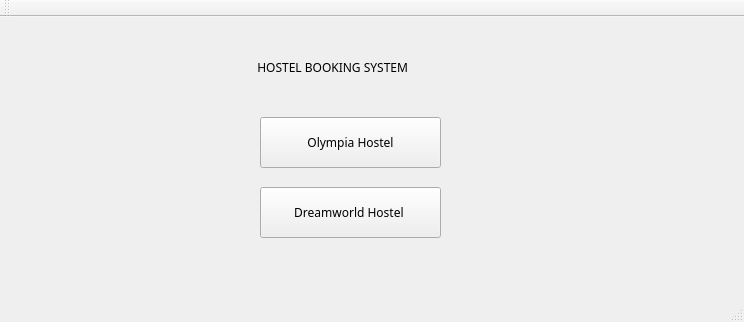
<?xml version="1.0" encoding="UTF-8"?>
<ui version="4.0">
 <class>MainWindow</class>
 <widget class="QMainWindow" name="MainWindow">
  <property name="geometry">
   <rect>
    <x>0</x>
    <y>0</y>
    <width>744</width>
    <height>322</height>
   </rect>
  </property>
  <property name="windowTitle">
   <string>MainWindow</string>
  </property>
  <property name="iconSize">
   <size>
    <width>16</width>
    <height>16</height>
   </size>
  </property>
  <widget class="QWidget" name="centralwidget">
   <widget class="QStackedWidget" name="stackedWidget">
    <property name="geometry">
     <rect>
      <x>70</x>
      <y>0</y>
      <width>611</width>
      <height>271</height>
     </rect>
    </property>
    <property name="sizePolicy">
     <sizepolicy hsizetype="Expanding" vsizetype="Expanding">
      <horstretch>0</horstretch>
      <verstretch>0</verstretch>
     </sizepolicy>
    </property>
    <property name="font">
     <font>
      <family>Arial Black</family>
     </font>
    </property>
    <property name="currentIndex">
     <number>0</number>
    </property>
    <widget class="QWidget" name="HOSTELPAGE">
     <widget class="QPushButton" name="Olympia">
      <property name="geometry">
       <rect>
        <x>190</x>
        <y>100</y>
        <width>181</width>
        <height>51</height>
       </rect>
      </property>
      <property name="autoFillBackground">
       <bool>true</bool>
      </property>
      <property name="text">
       <string>Olympia Hostel</string>
      </property>
     </widget>
     <widget class="QPushButton" name="Dreamworld">
      <property name="geometry">
       <rect>
        <x>190</x>
        <y>170</y>
        <width>181</width>
        <height>51</height>
       </rect>
      </property>
      <property name="text">
       <string>Dreamworld Hostel </string>
      </property>
     </widget>
     <widget class="QLabel" name="label">
      <property name="geometry">
       <rect>
        <x>150</x>
        <y>20</y>
        <width>281</width>
        <height>61</height>
       </rect>
      </property>
      <property name="autoFillBackground">
       <bool>true</bool>
      </property>
      <property name="styleSheet">
       <string notr="true">font: rgb(0, 0, 0)700 28pt &quot;Arial&quot;;</string>
      </property>
      <property name="text">
       <string>            HOSTEL BOOKING SYSTEM</string>
      </property>
     </widget>
    </widget>
    <widget class="QWidget" name="OlympiaLogin">
     <widget class="QLabel" name="label_5">
      <property name="geometry">
       <rect>
        <x>10</x>
        <y>100</y>
        <width>241</width>
        <height>31</height>
       </rect>
      </property>
      <property name="font">
       <font>
        <family>Arial Black</family>
        <pointsize>14</pointsize>
       </font>
      </property>
      <property name="text">
       <string>Enter Student Number</string>
      </property>
     </widget>
     <widget class="QLabel" name="label_6">
      <property name="geometry">
       <rect>
        <x>130</x>
        <y>40</y>
        <width>361</width>
        <height>16</height>
       </rect>
      </property>
      <property name="font">
       <font>
        <family>Arial Black</family>
        <pointsize>14</pointsize>
       </font>
      </property>
      <property name="text">
       <string>WELCOME TO OLYMPIA HOSTEL</string>
      </property>
     </widget>
     <widget class="QLabel" name="label_7">
      <property name="geometry">
       <rect>
        <x>20</x>
        <y>160</y>
        <width>221</width>
        <height>31</height>
       </rect>
      </property>
      <property name="font">
       <font>
        <family>Arial Black</family>
        <pointsize>14</pointsize>
       </font>
      </property>
      <property name="text">
       <string> Enter Password</string>
      </property>
     </widget>
     <widget class="QTextEdit" name="textEdit_2">
      <property name="geometry">
       <rect>
        <x>260</x>
        <y>100</y>
        <width>291</width>
        <height>31</height>
       </rect>
      </property>
      <property name="font">
       <font>
        <family>Yu Gothic UI</family>
        <pointsize>14</pointsize>
       </font>
      </property>
      <property name="verticalScrollBarPolicy">
       <enum>Qt::ScrollBarPolicy::ScrollBarAlwaysOff</enum>
      </property>
      <property name="horizontalScrollBarPolicy">
       <enum>Qt::ScrollBarPolicy::ScrollBarAlwaysOff</enum>
      </property>
     </widget>
     <widget class="QTextEdit" name="textEdit_3">
      <property name="geometry">
       <rect>
        <x>260</x>
        <y>160</y>
        <width>291</width>
        <height>31</height>
       </rect>
      </property>
      <property name="font">
       <font>
        <family>Yu Gothic UI</family>
        <pointsize>14</pointsize>
       </font>
      </property>
      <property name="verticalScrollBarPolicy">
       <enum>Qt::ScrollBarPolicy::ScrollBarAlwaysOff</enum>
      </property>
      <property name="horizontalScrollBarPolicy">
       <enum>Qt::ScrollBarPolicy::ScrollBarAlwaysOff</enum>
      </property>
     </widget>
     <widget class="QPushButton" name="pushButton">
      <property name="geometry">
       <rect>
        <x>410</x>
        <y>220</y>
        <width>80</width>
        <height>24</height>
       </rect>
      </property>
      <property name="text">
       <string>LOGIN</string>
      </property>
     </widget>
    </widget>
    <widget class="QWidget" name="Dreamworldlogin">
     <widget class="QLabel" name="label_29">
      <property name="geometry">
       <rect>
        <x>70</x>
        <y>30</y>
        <width>441</width>
        <height>31</height>
       </rect>
      </property>
      <property name="font">
       <font>
        <family>Arial Black</family>
        <pointsize>14</pointsize>
       </font>
      </property>
      <property name="text">
       <string>WELCOME TO DREAMWORLD HOSTEL</string>
      </property>
     </widget>
     <widget class="QTextEdit" name="textEdit_12">
      <property name="geometry">
       <rect>
        <x>280</x>
        <y>140</y>
        <width>291</width>
        <height>31</height>
       </rect>
      </property>
      <property name="font">
       <font>
        <family>Yu Gothic UI</family>
        <pointsize>14</pointsize>
       </font>
      </property>
      <property name="verticalScrollBarPolicy">
       <enum>Qt::ScrollBarPolicy::ScrollBarAlwaysOff</enum>
      </property>
      <property name="horizontalScrollBarPolicy">
       <enum>Qt::ScrollBarPolicy::ScrollBarAlwaysOff</enum>
      </property>
     </widget>
     <widget class="QPushButton" name="pushButton_3">
      <property name="geometry">
       <rect>
        <x>430</x>
        <y>200</y>
        <width>80</width>
        <height>24</height>
       </rect>
      </property>
      <property name="text">
       <string>LOGIN</string>
      </property>
     </widget>
     <widget class="QTextEdit" name="textEdit_13">
      <property name="geometry">
       <rect>
        <x>280</x>
        <y>80</y>
        <width>291</width>
        <height>31</height>
       </rect>
      </property>
      <property name="font">
       <font>
        <family>Yu Gothic UI</family>
        <pointsize>14</pointsize>
       </font>
      </property>
      <property name="verticalScrollBarPolicy">
       <enum>Qt::ScrollBarPolicy::ScrollBarAlwaysOff</enum>
      </property>
      <property name="horizontalScrollBarPolicy">
       <enum>Qt::ScrollBarPolicy::ScrollBarAlwaysOff</enum>
      </property>
     </widget>
     <widget class="QLabel" name="label_30">
      <property name="geometry">
       <rect>
        <x>40</x>
        <y>140</y>
        <width>221</width>
        <height>31</height>
       </rect>
      </property>
      <property name="font">
       <font>
        <family>Arial Black</family>
        <pointsize>14</pointsize>
       </font>
      </property>
      <property name="text">
       <string> Enter Password</string>
      </property>
     </widget>
     <widget class="QLabel" name="label_31">
      <property name="geometry">
       <rect>
        <x>30</x>
        <y>80</y>
        <width>241</width>
        <height>31</height>
       </rect>
      </property>
      <property name="font">
       <font>
        <family>Arial Black</family>
        <pointsize>14</pointsize>
       </font>
      </property>
      <property name="text">
       <string>Enter Student Number</string>
      </property>
     </widget>
    </widget>
    <widget class="QWidget" name="WelcomeHostel">
     <widget class="QLabel" name="WELCOME">
      <property name="geometry">
       <rect>
        <x>50</x>
        <y>20</y>
        <width>521</width>
        <height>37</height>
       </rect>
      </property>
      <property name="font">
       <font>
        <family>Arial Black</family>
        <pointsize>21</pointsize>
       </font>
      </property>
      <property name="text">
       <string> WELCOME TO OLYMPIA HOSTEL</string>
      </property>
     </widget>
     <widget class="QPushButton" name="Login">
      <property name="geometry">
       <rect>
        <x>180</x>
        <y>100</y>
        <width>161</width>
        <height>24</height>
       </rect>
      </property>
      <property name="text">
       <string>LOGIN</string>
      </property>
     </widget>
     <widget class="QPushButton" name="Register">
      <property name="geometry">
       <rect>
        <x>180</x>
        <y>170</y>
        <width>161</width>
        <height>24</height>
       </rect>
      </property>
      <property name="text">
       <string>REGISTER </string>
      </property>
     </widget>
    </widget>
    <widget class="QWidget" name="dream_world_welcome">
     <widget class="QLabel" name="WELCOME_5">
      <property name="geometry">
       <rect>
        <x>-10</x>
        <y>20</y>
        <width>611</width>
        <height>37</height>
       </rect>
      </property>
      <property name="font">
       <font>
        <family>Arial Black</family>
        <pointsize>21</pointsize>
       </font>
      </property>
      <property name="text">
       <string> WELCOME TO  DREAMWORLD HOSTEL</string>
      </property>
     </widget>
     <widget class="QPushButton" name="Login_2">
      <property name="geometry">
       <rect>
        <x>160</x>
        <y>80</y>
        <width>161</width>
        <height>24</height>
       </rect>
      </property>
      <property name="text">
       <string>LOGIN</string>
      </property>
     </widget>
     <widget class="QPushButton" name="Register_2">
      <property name="geometry">
       <rect>
        <x>160</x>
        <y>160</y>
        <width>161</width>
        <height>24</height>
       </rect>
      </property>
      <property name="text">
       <string>REGISTER </string>
      </property>
     </widget>
    </widget>
    <widget class="QWidget" name="OlympiaMenu">
     <widget class="QLabel" name="WELCOME_2">
      <property name="geometry">
       <rect>
        <x>20</x>
        <y>0</y>
        <width>461</width>
        <height>31</height>
       </rect>
      </property>
      <property name="font">
       <font>
        <family>Arial Black</family>
        <pointsize>21</pointsize>
       </font>
      </property>
      <property name="text">
       <string>       OLYMPIA HOSTEL  MENU </string>
      </property>
     </widget>
     <widget class="QPushButton" name="Book">
      <property name="geometry">
       <rect>
        <x>140</x>
        <y>40</y>
        <width>211</width>
        <height>41</height>
       </rect>
      </property>
      <property name="text">
       <string>BOOK ROOM</string>
      </property>
     </widget>
     <widget class="QPushButton" name="pushButton_6">
      <property name="geometry">
       <rect>
        <x>140</x>
        <y>190</y>
        <width>211</width>
        <height>41</height>
       </rect>
      </property>
      <property name="text">
       <string>EXIT</string>
      </property>
     </widget>
     <widget class="QPushButton" name="pushButton_7">
      <property name="geometry">
       <rect>
        <x>140</x>
        <y>90</y>
        <width>211</width>
        <height>41</height>
       </rect>
      </property>
      <property name="text">
       <string>CHECK ROOM</string>
      </property>
     </widget>
     <widget class="QPushButton" name="pushButton_10">
      <property name="geometry">
       <rect>
        <x>140</x>
        <y>140</y>
        <width>211</width>
        <height>41</height>
       </rect>
      </property>
      <property name="text">
       <string>LOG OUT</string>
      </property>
     </widget>
    </widget>
    <widget class="QWidget" name="Dream_World_Menu">
     <widget class="QLabel" name="WELCOME_6">
      <property name="geometry">
       <rect>
        <x>40</x>
        <y>20</y>
        <width>551</width>
        <height>31</height>
       </rect>
      </property>
      <property name="font">
       <font>
        <family>Arial Black</family>
        <pointsize>21</pointsize>
       </font>
      </property>
      <property name="text">
       <string>       DREAM WORLD HOSTEL  MENU </string>
      </property>
     </widget>
     <widget class="QPushButton" name="Book_2">
      <property name="geometry">
       <rect>
        <x>180</x>
        <y>60</y>
        <width>211</width>
        <height>41</height>
       </rect>
      </property>
      <property name="text">
       <string>BOOK ROOM</string>
      </property>
     </widget>
     <widget class="QPushButton" name="pushButton_11">
      <property name="geometry">
       <rect>
        <x>180</x>
        <y>110</y>
        <width>211</width>
        <height>41</height>
       </rect>
      </property>
      <property name="text">
       <string>CHECK ROOM</string>
      </property>
     </widget>
     <widget class="QPushButton" name="pushButton_12">
      <property name="geometry">
       <rect>
        <x>180</x>
        <y>160</y>
        <width>211</width>
        <height>41</height>
       </rect>
      </property>
      <property name="text">
       <string>LOG OUT</string>
      </property>
     </widget>
     <widget class="QPushButton" name="pushButton_13">
      <property name="geometry">
       <rect>
        <x>180</x>
        <y>210</y>
        <width>211</width>
        <height>41</height>
       </rect>
      </property>
      <property name="text">
       <string>EXIT</string>
      </property>
     </widget>
    </widget>
    <widget class="QWidget" name="TableforOlympia">
     <widget class="QLabel" name="WELCOME_3">
      <property name="geometry">
       <rect>
        <x>10</x>
        <y>210</y>
        <width>171</width>
        <height>41</height>
       </rect>
      </property>
      <property name="font">
       <font>
        <family>Arial</family>
        <pointsize>11</pointsize>
        <italic>true</italic>
        <bold>true</bold>
       </font>
      </property>
      <property name="text">
       <string>   Enter Room Number:</string>
      </property>
     </widget>
     <widget class="QTextEdit" name="textEdit">
      <property name="geometry">
       <rect>
        <x>180</x>
        <y>220</y>
        <width>51</width>
        <height>21</height>
       </rect>
      </property>
      <property name="verticalScrollBarPolicy">
       <enum>Qt::ScrollBarPolicy::ScrollBarAlwaysOff</enum>
      </property>
      <property name="horizontalScrollBarPolicy">
       <enum>Qt::ScrollBarPolicy::ScrollBarAlwaysOff</enum>
      </property>
     </widget>
     <widget class="QPushButton" name="pushButton_9">
      <property name="geometry">
       <rect>
        <x>350</x>
        <y>210</y>
        <width>91</width>
        <height>31</height>
       </rect>
      </property>
      <property name="text">
       <string>BOOK</string>
      </property>
     </widget>
     <widget class="QTableWidget" name="tableWidget">
      <property name="geometry">
       <rect>
        <x>100</x>
        <y>10</y>
        <width>321</width>
        <height>171</height>
       </rect>
      </property>
      <property name="autoFillBackground">
       <bool>true</bool>
      </property>
      <property name="alternatingRowColors">
       <bool>true</bool>
      </property>
      <property name="rowCount">
       <number>5</number>
      </property>
      <row/>
      <row/>
      <row/>
      <row/>
      <row/>
      <column>
       <property name="text">
        <string>Room</string>
       </property>
      </column>
      <column>
       <property name="text">
        <string>Type</string>
       </property>
      </column>
      <column>
       <property name="text">
        <string>Price</string>
       </property>
      </column>
     </widget>
    </widget>
    <widget class="QWidget" name="Dream_worldmenu">
     <widget class="QTableWidget" name="tableWidget_2">
      <property name="geometry">
       <rect>
        <x>50</x>
        <y>20</y>
        <width>331</width>
        <height>171</height>
       </rect>
      </property>
      <property name="autoFillBackground">
       <bool>true</bool>
      </property>
      <property name="alternatingRowColors">
       <bool>true</bool>
      </property>
      <property name="rowCount">
       <number>5</number>
      </property>
      <row/>
      <row/>
      <row/>
      <row/>
      <row/>
      <column>
       <property name="text">
        <string>Room</string>
       </property>
      </column>
      <column>
       <property name="text">
        <string>Type</string>
       </property>
      </column>
      <column>
       <property name="text">
        <string>Price</string>
       </property>
      </column>
     </widget>
     <widget class="QPushButton" name="pushButton_14">
      <property name="geometry">
       <rect>
        <x>360</x>
        <y>210</y>
        <width>91</width>
        <height>31</height>
       </rect>
      </property>
      <property name="text">
       <string>BOOK</string>
      </property>
     </widget>
     <widget class="QTextEdit" name="textEdit_4">
      <property name="geometry">
       <rect>
        <x>220</x>
        <y>220</y>
        <width>51</width>
        <height>21</height>
       </rect>
      </property>
      <property name="verticalScrollBarPolicy">
       <enum>Qt::ScrollBarPolicy::ScrollBarAlwaysOff</enum>
      </property>
      <property name="horizontalScrollBarPolicy">
       <enum>Qt::ScrollBarPolicy::ScrollBarAlwaysOff</enum>
      </property>
     </widget>
     <widget class="QLabel" name="WELCOME_7">
      <property name="geometry">
       <rect>
        <x>40</x>
        <y>210</y>
        <width>171</width>
        <height>41</height>
       </rect>
      </property>
      <property name="font">
       <font>
        <family>Arial</family>
        <pointsize>11</pointsize>
        <italic>true</italic>
        <bold>true</bold>
       </font>
      </property>
      <property name="text">
       <string>   Enter Room Number:</string>
      </property>
     </widget>
    </widget>
    <widget class="QWidget" name="Sign_up_for_dream_World">
     <widget class="QLabel" name="WELCOME_4">
      <property name="geometry">
       <rect>
        <x>0</x>
        <y>10</y>
        <width>601</width>
        <height>41</height>
       </rect>
      </property>
      <property name="font">
       <font>
        <family>Arial Black</family>
        <pointsize>21</pointsize>
       </font>
      </property>
      <property name="text">
       <string>WELCOME TO DREAM WORLD HOSTEL</string>
      </property>
     </widget>
     <widget class="QLabel" name="label_2">
      <property name="geometry">
       <rect>
        <x>10</x>
        <y>50</y>
        <width>201</width>
        <height>31</height>
       </rect>
      </property>
      <property name="font">
       <font>
        <family>Yu Gothic UI Semibold</family>
        <pointsize>14</pointsize>
       </font>
      </property>
      <property name="text">
       <string>Enter Student Number</string>
      </property>
     </widget>
     <widget class="QLabel" name="label_3">
      <property name="geometry">
       <rect>
        <x>10</x>
        <y>90</y>
        <width>211</width>
        <height>31</height>
       </rect>
      </property>
      <property name="font">
       <font>
        <family>Yu Gothic UI Semibold</family>
        <pointsize>14</pointsize>
       </font>
      </property>
      <property name="text">
       <string>Enter Student Name</string>
      </property>
     </widget>
     <widget class="QLabel" name="label_4">
      <property name="geometry">
       <rect>
        <x>10</x>
        <y>130</y>
        <width>221</width>
        <height>31</height>
       </rect>
      </property>
      <property name="font">
       <font>
        <family>Yu Gothic UI Semibold</family>
        <pointsize>14</pointsize>
       </font>
      </property>
      <property name="text">
       <string>Enter Telephone Number</string>
      </property>
     </widget>
     <widget class="QTextEdit" name="textEdit">
      <property name="geometry">
       <rect>
        <x>240</x>
        <y>50</y>
        <width>291</width>
        <height>31</height>
       </rect>
      </property>
      <property name="font">
       <font>
        <family>Yu Gothic UI</family>
        <pointsize>14</pointsize>
       </font>
      </property>
      <property name="verticalScrollBarPolicy">
       <enum>Qt::ScrollBarPolicy::ScrollBarAlwaysOff</enum>
      </property>
      <property name="horizontalScrollBarPolicy">
       <enum>Qt::ScrollBarPolicy::ScrollBarAlwaysOff</enum>
      </property>
     </widget>
     <widget class="QPlainTextEdit" name="plainTextEdit_2">
      <property name="geometry">
       <rect>
        <x>240</x>
        <y>90</y>
        <width>291</width>
        <height>31</height>
       </rect>
      </property>
      <property name="font">
       <font>
        <family>Yu Gothic UI</family>
        <pointsize>14</pointsize>
       </font>
      </property>
      <property name="verticalScrollBarPolicy">
       <enum>Qt::ScrollBarPolicy::ScrollBarAlwaysOff</enum>
      </property>
      <property name="horizontalScrollBarPolicy">
       <enum>Qt::ScrollBarPolicy::ScrollBarAlwaysOff</enum>
      </property>
     </widget>
     <widget class="QPlainTextEdit" name="plainTextEdit_3">
      <property name="geometry">
       <rect>
        <x>240</x>
        <y>130</y>
        <width>291</width>
        <height>31</height>
       </rect>
      </property>
      <property name="font">
       <font>
        <family>Yu Gothic UI Semilight</family>
        <pointsize>14</pointsize>
       </font>
      </property>
      <property name="mouseTracking">
       <bool>false</bool>
      </property>
      <property name="verticalScrollBarPolicy">
       <enum>Qt::ScrollBarPolicy::ScrollBarAlwaysOff</enum>
      </property>
      <property name="horizontalScrollBarPolicy">
       <enum>Qt::ScrollBarPolicy::ScrollBarAlwaysOff</enum>
      </property>
     </widget>
     <widget class="QPushButton" name="pushButton_8">
      <property name="geometry">
       <rect>
        <x>400</x>
        <y>220</y>
        <width>121</width>
        <height>31</height>
       </rect>
      </property>
      <property name="text">
       <string>SIGN UP</string>
      </property>
     </widget>
     <widget class="QLabel" name="label_8">
      <property name="geometry">
       <rect>
        <x>20</x>
        <y>170</y>
        <width>171</width>
        <height>31</height>
       </rect>
      </property>
      <property name="font">
       <font>
        <family>Yu Gothic UI Semibold</family>
        <pointsize>14</pointsize>
       </font>
      </property>
      <property name="text">
       <string>Enter Password</string>
      </property>
     </widget>
     <widget class="QPlainTextEdit" name="plainTextEdit_4">
      <property name="geometry">
       <rect>
        <x>240</x>
        <y>170</y>
        <width>291</width>
        <height>31</height>
       </rect>
      </property>
      <property name="font">
       <font>
        <family>Yu Gothic UI Semilight</family>
        <pointsize>14</pointsize>
       </font>
      </property>
      <property name="mouseTracking">
       <bool>false</bool>
      </property>
      <property name="verticalScrollBarPolicy">
       <enum>Qt::ScrollBarPolicy::ScrollBarAlwaysOff</enum>
      </property>
      <property name="horizontalScrollBarPolicy">
       <enum>Qt::ScrollBarPolicy::ScrollBarAlwaysOff</enum>
      </property>
     </widget>
    </widget>
    <widget class="QWidget" name="olympia_sign_up">
     <widget class="QLabel" name="label_11">
      <property name="geometry">
       <rect>
        <x>50</x>
        <y>50</y>
        <width>201</width>
        <height>31</height>
       </rect>
      </property>
      <property name="font">
       <font>
        <family>Yu Gothic UI Semibold</family>
        <pointsize>14</pointsize>
       </font>
      </property>
      <property name="text">
       <string>Enter Student Number</string>
      </property>
     </widget>
     <widget class="QLabel" name="label_12">
      <property name="geometry">
       <rect>
        <x>60</x>
        <y>170</y>
        <width>171</width>
        <height>31</height>
       </rect>
      </property>
      <property name="font">
       <font>
        <family>Yu Gothic UI Semibold</family>
        <pointsize>14</pointsize>
       </font>
      </property>
      <property name="text">
       <string>Enter Password</string>
      </property>
     </widget>
     <widget class="QTextEdit" name="textEdit_8">
      <property name="geometry">
       <rect>
        <x>280</x>
        <y>130</y>
        <width>291</width>
        <height>31</height>
       </rect>
      </property>
      <property name="font">
       <font>
        <family>Yu Gothic UI Semilight</family>
        <pointsize>14</pointsize>
       </font>
      </property>
      <property name="mouseTracking">
       <bool>false</bool>
      </property>
      <property name="verticalScrollBarPolicy">
       <enum>Qt::ScrollBarPolicy::ScrollBarAlwaysOff</enum>
      </property>
      <property name="horizontalScrollBarPolicy">
       <enum>Qt::ScrollBarPolicy::ScrollBarAlwaysOff</enum>
      </property>
     </widget>
     <widget class="QLabel" name="label_13">
      <property name="geometry">
       <rect>
        <x>50</x>
        <y>90</y>
        <width>211</width>
        <height>31</height>
       </rect>
      </property>
      <property name="font">
       <font>
        <family>Yu Gothic UI Semibold</family>
        <pointsize>14</pointsize>
       </font>
      </property>
      <property name="text">
       <string>Enter Student Name</string>
      </property>
     </widget>
     <widget class="QTextEdit" name="textEdit_9">
      <property name="geometry">
       <rect>
        <x>280</x>
        <y>170</y>
        <width>291</width>
        <height>31</height>
       </rect>
      </property>
      <property name="font">
       <font>
        <family>Yu Gothic UI Semilight</family>
        <pointsize>14</pointsize>
       </font>
      </property>
      <property name="mouseTracking">
       <bool>false</bool>
      </property>
      <property name="verticalScrollBarPolicy">
       <enum>Qt::ScrollBarPolicy::ScrollBarAlwaysOff</enum>
      </property>
      <property name="horizontalScrollBarPolicy">
       <enum>Qt::ScrollBarPolicy::ScrollBarAlwaysOff</enum>
      </property>
     </widget>
     <widget class="QTextEdit" name="textEdit_5">
      <property name="geometry">
       <rect>
        <x>280</x>
        <y>50</y>
        <width>291</width>
        <height>31</height>
       </rect>
      </property>
      <property name="font">
       <font>
        <family>Yu Gothic UI</family>
        <pointsize>14</pointsize>
       </font>
      </property>
      <property name="verticalScrollBarPolicy">
       <enum>Qt::ScrollBarPolicy::ScrollBarAlwaysOff</enum>
      </property>
      <property name="horizontalScrollBarPolicy">
       <enum>Qt::ScrollBarPolicy::ScrollBarAlwaysOff</enum>
      </property>
     </widget>
     <widget class="QPushButton" name="pushButton_15">
      <property name="geometry">
       <rect>
        <x>430</x>
        <y>220</y>
        <width>121</width>
        <height>31</height>
       </rect>
      </property>
      <property name="text">
       <string>SIGN UP</string>
      </property>
     </widget>
     <widget class="QTextEdit" name="textEdit_7">
      <property name="geometry">
       <rect>
        <x>280</x>
        <y>90</y>
        <width>291</width>
        <height>31</height>
       </rect>
      </property>
      <property name="font">
       <font>
        <family>Yu Gothic UI</family>
        <pointsize>14</pointsize>
       </font>
      </property>
      <property name="verticalScrollBarPolicy">
       <enum>Qt::ScrollBarPolicy::ScrollBarAlwaysOff</enum>
      </property>
      <property name="horizontalScrollBarPolicy">
       <enum>Qt::ScrollBarPolicy::ScrollBarAlwaysOff</enum>
      </property>
     </widget>
     <widget class="QLabel" name="WELCOME_8">
      <property name="geometry">
       <rect>
        <x>50</x>
        <y>0</y>
        <width>531</width>
        <height>41</height>
       </rect>
      </property>
      <property name="font">
       <font>
        <family>Arial Black</family>
        <pointsize>21</pointsize>
       </font>
      </property>
      <property name="text">
       <string>WELCOME TO OLYMPIA HOSTEL</string>
      </property>
     </widget>
     <widget class="QLabel" name="label_14">
      <property name="geometry">
       <rect>
        <x>50</x>
        <y>130</y>
        <width>221</width>
        <height>31</height>
       </rect>
      </property>
      <property name="font">
       <font>
        <family>Yu Gothic UI Semibold</family>
        <pointsize>14</pointsize>
       </font>
      </property>
      <property name="text">
       <string>Enter Telephone Number</string>
      </property>
     </widget>
    </widget>
   </widget>
  </widget>
  <widget class="QMenuBar" name="menubar">
   <property name="geometry">
    <rect>
     <x>0</x>
     <y>0</y>
     <width>744</width>
     <height>21</height>
    </rect>
   </property>
  </widget>
  <widget class="QStatusBar" name="statusbar"/>
  <widget class="QToolBar" name="toolBar">
   <property name="windowTitle">
    <string>toolBar</string>
   </property>
   <attribute name="toolBarArea">
    <enum>TopToolBarArea</enum>
   </attribute>
   <attribute name="toolBarBreak">
    <bool>false</bool>
   </attribute>
  </widget>
 </widget>
 <resources/>
 <connections/>
</ui>
